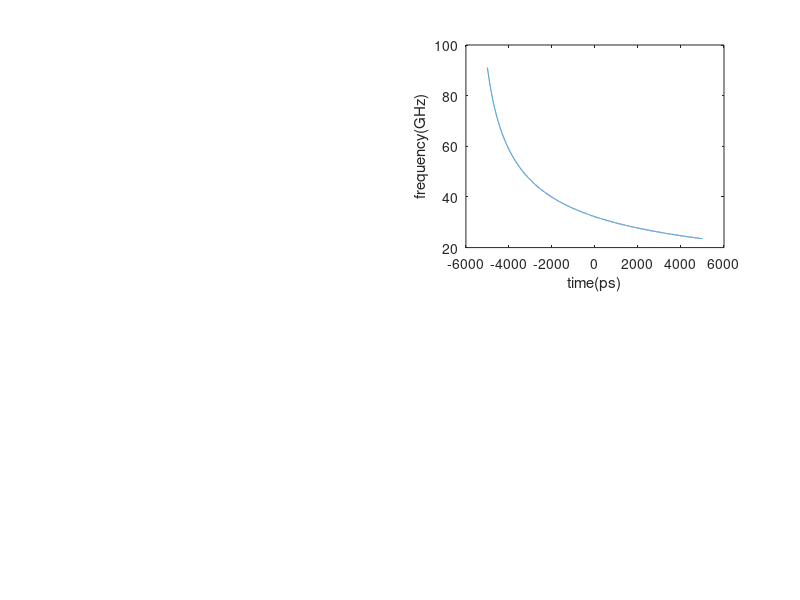

Recreate this plot in MATLAB.
function non_linear_chirped1()
f0=29;%Grad/s
t0=80.9;%pico-second
FWHM=400*10^-3;%pico-second
tao0=1.2011*FWHM;%full 1/e maximum
Omega1=0;%ps
Omega2=400;%ps^2
Omega3=14;%ps^3
z=20;%km
t2=-50:0.001:50;%ns
%t2=-0.4:0.001:0.4;%ns
t=-5000:1:5000;%ps
wrf=(1000*(Omega2^2+2*Omega3.*t).^-0.5*t0)/(2*pi);
r2=0.25*exp(-2.*(t2./(tao0/2)).^2)+0.25*exp(-2.*((t2-t0)./(tao0/2)).^2)+0.5*exp((-t2.^2-(t2-t0).^2)./((tao0/2))^2).*cos(t0/Omega2.*t2);
r2=r2./max(r2);
i=r2.*(1+cos((Omega2^2+2*Omega3.*(t2*1000)).^0.5*t0/Omega3+(Omega2*t0/Omega3)));
subplot(2,2,2);
plot(t,wrf);
%title('Instantaneous frequency versus time');
xlabel('time(ps)');
ylabel('frequency(GHz)');
%plot(1000*t2,i);
%title('Compressed pulse obtained by autocorrelation');
%plot(t,i);
%xlabel('(b)time(ps)');
%ylabel('Normalized Amplitude');
%xlim([-0.04e4,0.04e4])
%Omega3=
